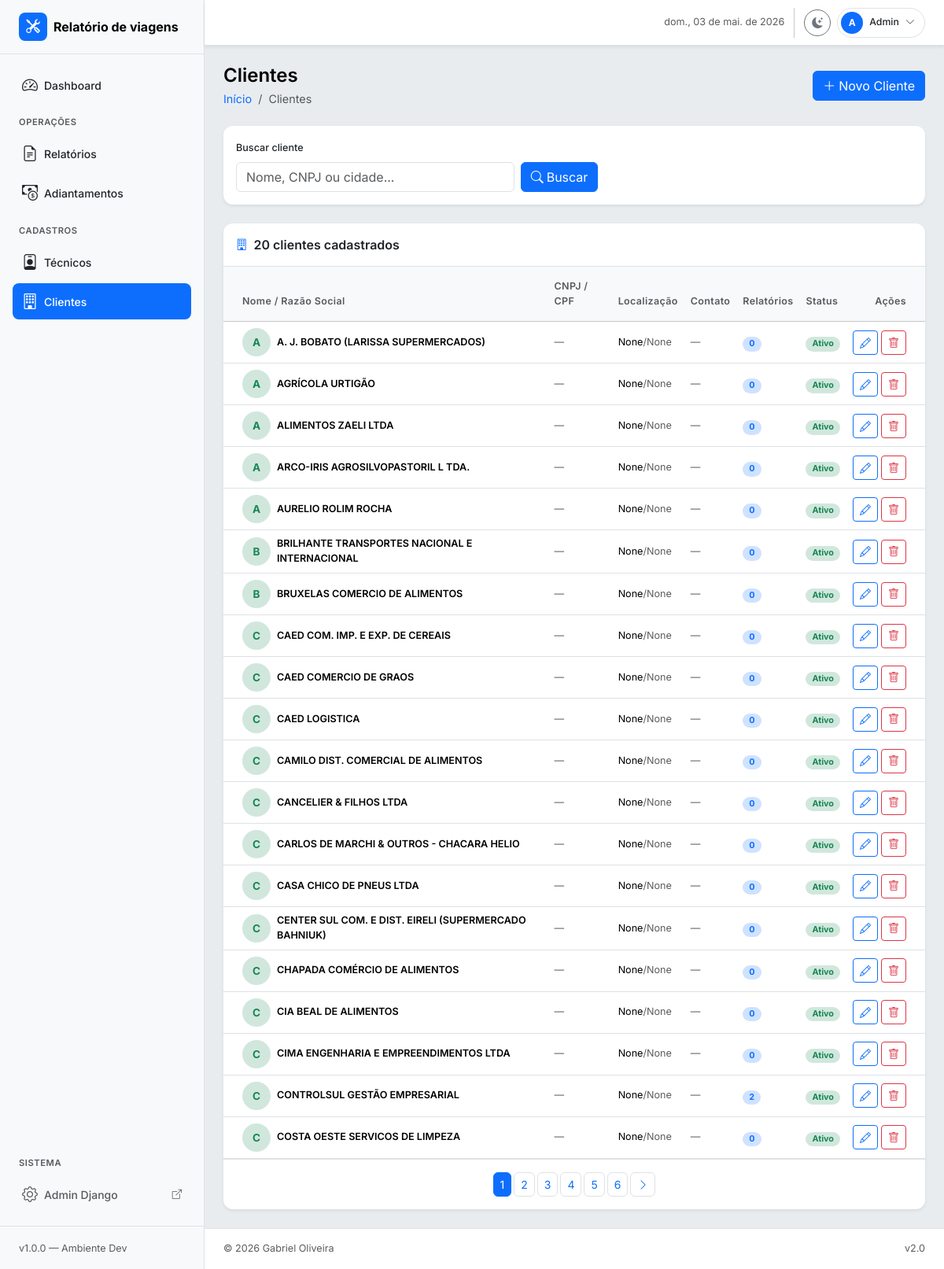
/clientes/, run on the app's committed database.
### relatorios/models.py (models this page shows, shortened)
class Cliente(models.Model):
    nome = models.CharField("Nome / Razão Social", max_length=200)
    cnpj_cpf = models.CharField(
        "CNPJ / CPF",
        max_length=20,
        blank=True,
        null=True,
        unique=True,
    )
    cidade = models.CharField(
        "Cidade",
        max_length=100,
        blank=True,
        null=True,
    )
    uf = models.CharField(
        "UF",
        max_length=2,
        choices=UF.choices,
        blank=True,
        null=True,
    )
    contato = models.CharField(
        "Contato",
        max_length=100,
        blank=True,
        null=True,
    )
    telefone = models.CharField(
        "Telefone",
        max_length=20,
        blank=True,
        null=True,
    )
    email = models.EmailField(
        "E-mail",
        blank=True,
        null=True,
    )
    ativo = models.BooleanField("Ativo", default=True)
    valor_km = models.DecimalField(
        "Valor por KM (R$)",
        max_digits=10,
        decimal_places=2,
        blank=True,
        null=True,
    )
    criado_em = models.DateTimeField(auto_now_add=True)
    class Meta:
        verbose_name = "Cliente"
        verbose_name_plural = "Clientes"
        ordering = ["nome"]

### relatorios/views.py (the view)
# urls.py: path("clientes/", views.ClienteListView.as_view(), name="cliente_list"),
class ClienteListView(ListView):
    model = Cliente
    template_name = "clientes/cliente_list.html"
    context_object_name = "clientes"
    paginate_by = 20
    def get_queryset(self):
        qs = Cliente.objects.all()
        busca = self.request.GET.get("busca", "").strip()
        if busca:
            qs = qs.filter(
                Q(nome__icontains=busca)
                | Q(cnpj_cpf__icontains=busca)
                | Q(cidade__icontains=busca)
            )
        return qs
    def get_context_data(self, **kwargs):
        ctx = super().get_context_data(**kwargs)
        ctx["titulo_pagina"] = "Clientes"
        ctx["busca"] = self.request.GET.get("busca", "")
        return ctx

### templates/clientes/cliente_list.html (shortened to what this page needs)
{% extends "base.html" %}
{% block page_title %}Clientes{% endblock %}
{% block breadcrumb %}
  <li class="breadcrumb-item">
    <a href="{% url 'relatorios:dashboard' %}" class="text-decoration-none">Início</a>
  </li>
  <li class="breadcrumb-item active">Clientes</li>
{% endblock %}
{% block page_actions %}
  <a href="{% url 'relatorios:cliente_create' %}" class="btn btn-primary d-flex align-items-center gap-1">
    <i class="bi bi-plus-lg"></i> Novo Cliente
  </a>
{% endblock %}
{% block content %}
<div class="card border-0 shadow-sm mb-4">
  <div class="card-body py-3">
    <form method="get" class="row g-2 align-items-end">
      <div class="col-12 col-md-5">
        <label class="form-label fw-medium small">Buscar cliente</label>
        <input type="text"
               name="busca"
               value="{{ busca }}"
               placeholder="Nome, CNPJ ou cidade..."
               class="form-control">
      </div>
      <div class="col-auto d-flex gap-1">
        <button type="submit" class="btn btn-primary">
          <i class="bi bi-search me-1"></i>Buscar
        </button>
      </div>
    </form>
  </div>
</div>
<div class="card border-0 shadow-sm">
  <div class="card-header bg-transparent border-bottom py-3 d-flex align-items-center gap-2">
    <i class="bi bi-building text-primary"></i>
    <h6 class="mb-0 fw-semibold">{{ clientes.count }} cliente{{ clientes.count|pluralize }} cadastrado{{ clientes.count|pluralize }}</h6>
  </div>
  <div class="card-body p-0">
    {% if clientes %}
    <div class="table-responsive">
      <table class="table table-hover align-middle mb-0">
        <thead class="table-light">
          <tr>
            <th class="ps-4 py-3 fw-semibold text-muted small">Nome / Razão Social</th>
            <th class="py-3 fw-semibold text-muted small">CNPJ / CPF</th>
            <th class="py-3 fw-semibold text-muted small">Localização</th>
            <th class="py-3 fw-semibold text-muted small">Contato</th>
            <th class="py-3 fw-semibold text-muted small">Relatórios</th>
            <th class="py-3 fw-semibold text-muted small">Status</th>
            <th class="py-3 fw-semibold text-muted small text-end pe-4">Ações</th>
          </tr>
        </thead>
        <tbody>
          {% for c in clientes %}
          <tr>
            <td class="ps-4">
              <div class="d-flex align-items-center gap-2">
                <div class="d-flex align-items-center justify-content-center rounded-circle bg-success-subtle text-success fw-bold"
                     style="width:36px;height:36px;font-size:.85rem;flex-shrink:0;">
                  {{ c.nome|first|upper }}
                </div>
                <span class="fw-semibold small">{{ c.nome }}</span>
              </div>
            </td>
            <td class="small text-muted">{{ c.cnpj_cpf|default:"—" }}</td>
            <td class="small">
              {{ c.cidade }}<span class="text-muted">/{{ c.uf }}</span>
            </td>
            <td class="small text-muted">{{ c.contato|default:"—" }}</td>
            <td>
              <span class="badge bg-primary-subtle text-primary rounded-pill px-2">
                {{ c.relatorios.count }}
              </span>
            </td>
            <td>
              {% if c.ativo %}
                <span class="badge bg-success-subtle text-success rounded-pill px-2">Ativo</span>
              {% else %}
                <span class="badge bg-secondary-subtle text-secondary rounded-pill px-2">Inativo</span>
              {% endif %}
            </td>
            <td class="text-end pe-4">
              <div class="d-flex gap-1 justify-content-end">
                <a href="{% url 'relatorios:cliente_update' c.pk %}"
                   class="btn btn-sm btn-outline-primary" title="Editar">
                  <i class="bi bi-pencil"></i>
                </a>
                <a href="{% url 'relatorios:cliente_delete' c.pk %}"
                   class="btn btn-sm btn-outline-danger" title="Excluir">
                  <i class="bi bi-trash"></i>
                </a>
              </div>
            </td>
          </tr>
          {% endfor %}
        </tbody>
      </table>
    </div>
    {% if is_paginated %}
    <div class="card-footer bg-transparent border-top py-3 d-flex justify-content-center">
      <nav>
        <ul class="pagination pagination-sm mb-0 gap-1">
          {% for num in paginator.page_range %}
            <li class="page-item {% if num == page_obj.number %}active{% endif %}">
              <a class="page-link rounded" href="?page={{ num }}">{{ num }}</a>
            </li>
          {% endfor %}
          {% if page_obj.has_next %}
            <li class="page-item">
              <a class="page-link rounded" href="?page={{ page_obj.next_page_number }}">
                <i class="bi bi-chevron-right"></i>
              </a>
            </li>
          {% endif %}
        </ul>
      </nav>
    </div>
    {% endif %}
    {% endif %}
  </div>
</div>
{% endblock %}

### static/css/custom.css (style rules this page uses)
body { font-family: 'Inter', sans-serif; font-size: .9rem; }
.table thead th { background-color: var(--bs-tertiary-bg); color: var(--bs-secondary-color); }
.card { border-radius: .75rem; transition: box-shadow .2s ease, transform .15s ease; }
.table th { font-size: .78rem; letter-spacing: .03em; }

### data on the page
Cliente: nome|first "A", nome "A. J. BOBATO (LARISSA SUPERMERCADOS)", cnpj_cpf "—", cidade "None", uf "None", contato "—", relatorios.count "0", ativo "Ativo"
Cliente: nome|first "A", nome "AGRÍCOLA URTIGÃO", cnpj_cpf "—", cidade "None", uf "None", contato "—", relatorios.count "0", ativo "Ativo"
Cliente: nome|first "A", nome "ALIMENTOS ZAELI LTDA", cnpj_cpf "—", cidade "None", uf "None", contato "—", relatorios.count "0", ativo "Ativo"
Cliente: nome|first "A", nome "ARCO-IRIS AGROSILVOPASTORIL L TDA.", cnpj_cpf "—", cidade "None", uf "None", contato "—", relatorios.count "0", ativo "Ativo"
Cliente: nome|first "A", nome "AURELIO ROLIM ROCHA", cnpj_cpf "—", cidade "None", uf "None", contato "—", relatorios.count "0", ativo "Ativo"
Cliente: nome|first "B", nome "BRILHANTE TRANSPORTES NACIONAL E INTERNACIONAL", cnpj_cpf "—", cidade "None", uf "None", contato "—", relatorios.count "0", ativo "Ativo"
Cliente: nome|first "B", nome "BRUXELAS COMERCIO DE ALIMENTOS", cnpj_cpf "—", cidade "None", uf "None", contato "—", relatorios.count "0", ativo "Ativo"
Cliente: nome|first "C", nome "CAED COM. IMP. E EXP. DE CEREAIS", cnpj_cpf "—", cidade "None", uf "None", contato "—", relatorios.count "0", ativo "Ativo"
Cliente: nome|first "C", nome "CAED COMERCIO DE GRAOS", cnpj_cpf "—", cidade "None", uf "None", contato "—", relatorios.count "0", ativo "Ativo"
Cliente: nome|first "C", nome "CAED LOGISTICA", cnpj_cpf "—", cidade "None", uf "None", contato "—", relatorios.count "0", ativo "Ativo"
Cliente: nome|first "C", nome "CAMILO DIST. COMERCIAL DE ALIMENTOS", cnpj_cpf "—", cidade "None", uf "None", contato "—", relatorios.count "0", ativo "Ativo"
Cliente: nome|first "C", nome "CANCELIER & FILHOS LTDA", cnpj_cpf "—", cidade "None", uf "None", contato "—", relatorios.count "0", ativo "Ativo"
Cliente: nome|first "C", nome "CARLOS DE MARCHI & OUTROS - CHACARA HELIO", cnpj_cpf "—", cidade "None", uf "None", contato "—", relatorios.count "0", ativo "Ativo"
Cliente: nome|first "C", nome "CASA CHICO DE PNEUS LTDA", cnpj_cpf "—", cidade "None", uf "None", contato "—", relatorios.count "0", ativo "Ativo"
Cliente: nome|first "C", nome "CENTER SUL COM. E DIST. EIRELI (SUPERMERCADO BAHNIUK)", cnpj_cpf "—", cidade "None", uf "None", contato "—", relatorios.count "0", ativo "Ativo"
Cliente: nome|first "C", nome "CHAPADA COMÉRCIO DE ALIMENTOS", cnpj_cpf "—", cidade "None", uf "None", contato "—", relatorios.count "0", ativo "Ativo"
Cliente: nome|first "C", nome "CIA BEAL DE ALIMENTOS", cnpj_cpf "—", cidade "None", uf "None", contato "—", relatorios.count "0", ativo "Ativo"
Cliente: nome|first "C", nome "CIMA ENGENHARIA E EMPREENDIMENTOS LTDA", cnpj_cpf "—", cidade "None", uf "None", contato "—", relatorios.count "0", ativo "Ativo"
Cliente: nome|first "C", nome "CONTROLSUL GESTÃO EMPRESARIAL", cnpj_cpf "—", cidade "None", uf "None", contato "—", relatorios.count "2", ativo "Ativo"
Cliente: nome|first "C", nome "COSTA OESTE SERVICOS DE LIMPEZA", cnpj_cpf "—", cidade "None", uf "None", contato "—", relatorios.count "0", ativo "Ativo"

### other printed values
{{ clientes.count }} "20"
{{ num }} "1" "2" "3" "4" "5" "6"
